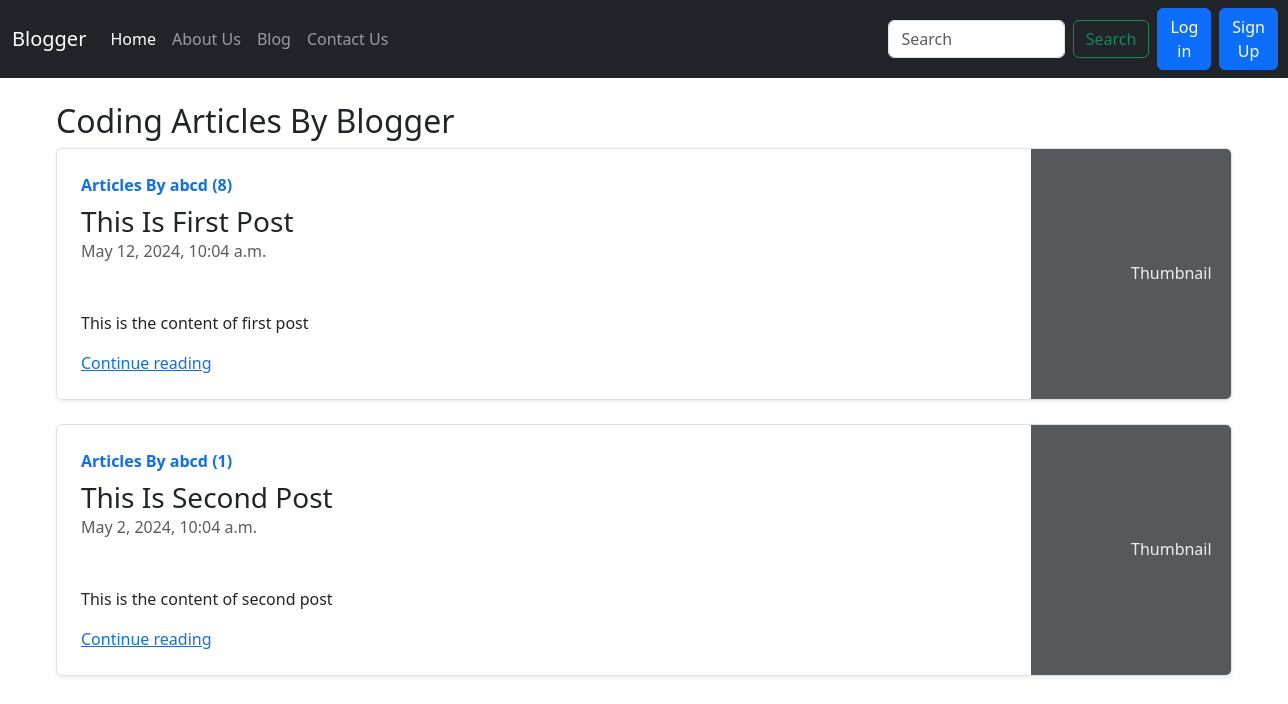
Screenshot of /blog/ with the database file from the repository.
### blogger/models.py (models this page shows, shortened)
class Post(models.Model):
    sno=models.AutoField(primary_key=True)
    title=models.CharField(max_length=255)
    author=models.CharField(max_length=14)
    slug=models.CharField(max_length=130)
    views=models.IntegerField(default=0)
    pub_date=models.DateTimeField(blank=True)
    content=models.TextField()

### blogger/views.py (the view)
# urls.py: path('', views.blogHome, name="blogHome"),
def blogHome(request):
    allPosts = Post.objects.all()
    context = {'allPosts': allPosts}
    return render(request, 'blogger/blogHome.html', context)

### templates/blogger/blogHome.html (shortened to what this page needs)
{% extends 'base.html' %}
{% block blogactive %} active {% endblock blogactive %}
{% block body %}
<div class="container my-4">
            <h2>Coding Articles By Blogger</h2>
            {% for post in allPosts  %}
            <div class="row g-0 border rounded overflow-hidden flex-md-row mb-4 shadow-sm h-md-250 position-relative">
                <div class="col p-4 d-flex flex-column position-static">
                    <strong class="d-inline-block mb-2 text-primary">Articles By {{ post.author }} ({{post.views}})</strong>
                    <h3 class="mb-0">{{ post.title }}</h3>
                    <div class="mb-1 text-muted">{{ post.pub_date }}</div>
                    <p class="card-text mb-auto"><div class="preview">{{ post.content | safe | truncatechars:500 }}</div></p>
                    <a href="/blog/{{ post.slug }}" class="stretched-link">Continue reading</a>
                </div>
                <div class="col-auto d-none d-lg-block">
                    <svg class="bd-placeholder-img" width="200" height="250" xmlns="http://www.w3.org/2000/svg"
                         role="img" aria-label="Placeholder: Thumbnail" preserveAspectRatio="xMidYMid slice"
                         focusable="false"><title>Placeholder</title>
                        <text x="50%" y="50%" fill="#eceeef" dy=".3em">Thumbnail</text>
                    </svg>
                </div>
            </div>
            {% endfor %}
</div>
{% endblock%}

### rows the page displays
Post: author "abcd", views "8", title "This Is First Post", pub_date "May 12, 2024, 10:04 a.m.", content "This is the content of first post"
Post: author "abcd", views "1", title "This Is Second Post", pub_date "May 2, 2024, 10:04 a.m.", content "This is the content of second post"
